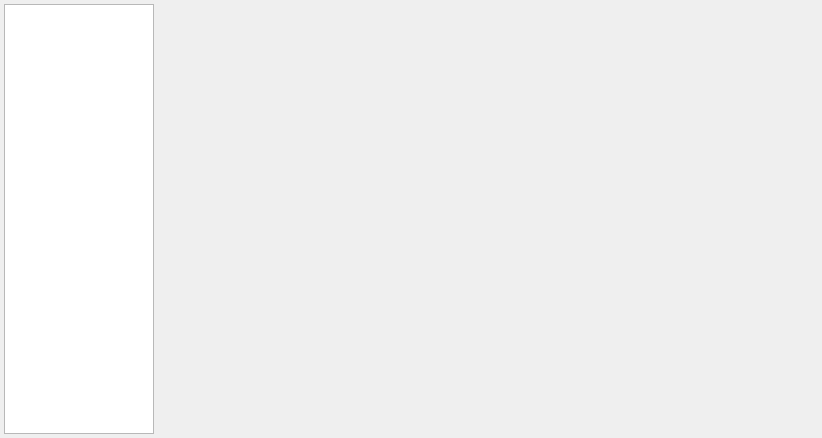
<?xml version="1.0" encoding="UTF-8"?>
<ui version="4.0">
 <class>Dialog</class>
 <widget class="QWidget" name="Dialog">
  <property name="geometry">
   <rect>
    <x>0</x>
    <y>0</y>
    <width>822</width>
    <height>438</height>
   </rect>
  </property>
  <property name="sizePolicy">
   <sizepolicy hsizetype="Fixed" vsizetype="Fixed">
    <horstretch>0</horstretch>
    <verstretch>0</verstretch>
   </sizepolicy>
  </property>
  <property name="minimumSize">
   <size>
    <width>500</width>
    <height>380</height>
   </size>
  </property>
  <property name="windowTitle">
   <string>Form</string>
  </property>
  <layout class="QHBoxLayout" name="horizontalLayout">
   <property name="spacing">
    <number>4</number>
   </property>
   <property name="leftMargin">
    <number>4</number>
   </property>
   <property name="topMargin">
    <number>4</number>
   </property>
   <property name="rightMargin">
    <number>4</number>
   </property>
   <property name="bottomMargin">
    <number>4</number>
   </property>
   <item>
    <widget class="QListWidget" name="m_sidebar">
     <property name="sizePolicy">
      <sizepolicy hsizetype="Fixed" vsizetype="Expanding">
       <horstretch>0</horstretch>
       <verstretch>0</verstretch>
      </sizepolicy>
     </property>
     <property name="minimumSize">
      <size>
       <width>150</width>
       <height>0</height>
      </size>
     </property>
     <property name="maximumSize">
      <size>
       <width>150</width>
       <height>16777215</height>
      </size>
     </property>
    </widget>
   </item>
   <item>
    <widget class="QStackedWidget" name="m_stacked">
     <property name="currentIndex">
      <number>-1</number>
     </property>
    </widget>
   </item>
  </layout>
 </widget>
 <resources/>
 <connections/>
</ui>
